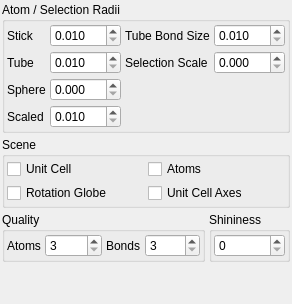
     <widget class="QWidget" name="ViewTab" >
      <attribute name="title" >
       <string>View</string>
      </attribute>
      <layout class="QVBoxLayout" >
       <property name="margin" >
        <number>2</number>
       </property>
       <property name="spacing" >
        <number>4</number>
       </property>
       <item>
        <widget class="QGroupBox" name="SelectionRadiusGroup" >
         <property name="sizePolicy" >
          <sizepolicy>
           <hsizetype>5</hsizetype>
           <vsizetype>1</vsizetype>
           <horstretch>0</horstretch>
           <verstretch>0</verstretch>
          </sizepolicy>
         </property>
         <property name="title" >
          <string>Atom / Selection Radii</string>
         </property>
         <layout class="QVBoxLayout" >
          <property name="margin" >
           <number>2</number>
          </property>
          <property name="spacing" >
           <number>4</number>
          </property>
          <item>
           <layout class="QGridLayout" >
            <property name="margin" >
             <number>0</number>
            </property>
            <property name="spacing" >
             <number>4</number>
            </property>
            <item row="1" column="1" >
             <widget class="QDoubleSpinBox" name="TubeRadiusSpin" >
              <property name="sizePolicy" >
               <sizepolicy>
                <hsizetype>7</hsizetype>
                <vsizetype>0</vsizetype>
                <horstretch>0</horstretch>
                <verstretch>0</verstretch>
               </sizepolicy>
              </property>
              <property name="decimals" >
               <number>3</number>
              </property>
              <property name="maximum" >
               <double>100.000000000000000</double>
              </property>
              <property name="minimum" >
               <double>0.010000000000000</double>
              </property>
              <property name="singleStep" >
               <double>0.005000000000000</double>
              </property>
             </widget>
            </item>
            <item row="2" column="1" >
             <widget class="QDoubleSpinBox" name="SphereRadiusSpin" >
              <property name="sizePolicy" >
               <sizepolicy>
                <hsizetype>7</hsizetype>
                <vsizetype>0</vsizetype>
                <horstretch>0</horstretch>
                <verstretch>0</verstretch>
               </sizepolicy>
              </property>
              <property name="decimals" >
               <number>3</number>
              </property>
              <property name="maximum" >
               <double>100.000000000000000</double>
              </property>
              <property name="minimum" >
               <double>0.000000000000000</double>
              </property>
              <property name="singleStep" >
               <double>0.005000000000000</double>
              </property>
             </widget>
            </item>
            <item row="0" column="0" >
             <widget class="QLabel" name="label_565" >
              <property name="text" >
               <string>Stick</string>
              </property>
             </widget>
            </item>
            <item row="1" column="3" >
             <widget class="QDoubleSpinBox" name="SelectionScaleSpin" >
              <property name="sizePolicy" >
               <sizepolicy>
                <hsizetype>7</hsizetype>
                <vsizetype>0</vsizetype>
                <horstretch>0</horstretch>
                <verstretch>0</verstretch>
               </sizepolicy>
              </property>
              <property name="decimals" >
               <number>3</number>
              </property>
              <property name="maximum" >
               <double>100.000000000000000</double>
              </property>
              <property name="minimum" >
               <double>0.000000000000000</double>
              </property>
              <property name="singleStep" >
               <double>0.005000000000000</double>
              </property>
             </widget>
            </item>
            <item row="0" column="3" >
             <widget class="QDoubleSpinBox" name="TubeBondSizeSpin" >
              <property name="sizePolicy" >
               <sizepolicy>
                <hsizetype>7</hsizetype>
                <vsizetype>0</vsizetype>
                <horstretch>0</horstretch>
                <verstretch>0</verstretch>
               </sizepolicy>
              </property>
              <property name="decimals" >
               <number>3</number>
              </property>
              <property name="maximum" >
               <double>100.000000000000000</double>
              </property>
              <property name="minimum" >
               <double>0.010000000000000</double>
              </property>
              <property name="singleStep" >
               <double>0.050000000000000</double>
              </property>
             </widget>
            </item>
            <item row="0" column="2" >
             <widget class="QLabel" name="label_566" >
              <property name="text" >
               <string>Tube Bond Size</string>
              </property>
             </widget>
            </item>
            <item row="0" column="1" >
             <widget class="QDoubleSpinBox" name="StickRadiusSpin" >
              <property name="sizePolicy" >
               <sizepolicy>
                <hsizetype>7</hsizetype>
                <vsizetype>0</vsizetype>
                <horstretch>0</horstretch>
                <verstretch>0</verstretch>
               </sizepolicy>
              </property>
              <property name="decimals" >
               <number>3</number>
              </property>
              <property name="maximum" >
               <double>100.000000000000000</double>
              </property>
              <property name="minimum" >
               <double>0.010000000000000</double>
              </property>
              <property name="singleStep" >
               <double>0.005000000000000</double>
              </property>
             </widget>
            </item>
            <item row="3" column="1" >
             <widget class="QDoubleSpinBox" name="ScaledRadiusSpin" >
              <property name="sizePolicy" >
               <sizepolicy>
                <hsizetype>7</hsizetype>
                <vsizetype>0</vsizetype>
                <horstretch>0</horstretch>
                <verstretch>0</verstretch>
               </sizepolicy>
              </property>
              <property name="decimals" >
               <number>3</number>
              </property>
              <property name="maximum" >
               <double>100.000000000000000</double>
              </property>
              <property name="minimum" >
               <double>0.010000000000000</double>
              </property>
              <property name="singleStep" >
               <double>0.005000000000000</double>
              </property>
             </widget>
            </item>
            <item row="1" column="0" >
             <widget class="QLabel" name="label_63" >
              <property name="text" >
               <string>Tube</string>
              </property>
             </widget>
            </item>
            <item row="2" column="0" >
             <widget class="QLabel" name="label_62" >
              <property name="text" >
               <string>Sphere</string>
              </property>
             </widget>
            </item>
            <item row="3" column="0" >
             <widget class="QLabel" name="label_7" >
              <property name="text" >
               <string>Scaled</string>
              </property>
             </widget>
            </item>
            <item row="1" column="2" >
             <widget class="QLabel" name="label_11" >
              <property name="text" >
               <string>Selection Scale</string>
              </property>
             </widget>
            </item>
           </layout>
          </item>
         </layout>
        </widget>
       </item>
       <item>
        <widget class="QGroupBox" name="SceneGroup" >
         <property name="sizePolicy" >
          <sizepolicy>
           <hsizetype>5</hsizetype>
           <vsizetype>1</vsizetype>
           <horstretch>0</horstretch>
           <verstretch>0</verstretch>
          </sizepolicy>
         </property>
         <property name="title" >
          <string>Scene</string>
         </property>
         <layout class="QGridLayout" >
          <property name="margin" >
           <number>2</number>
          </property>
          <property name="spacing" >
           <number>4</number>
          </property>
          <item row="0" column="1" >
           <widget class="QCheckBox" name="AtomsVisibleCheck" >
            <property name="text" >
             <string>Atoms</string>
            </property>
           </widget>
          </item>
          <item row="1" column="0" >
           <widget class="QCheckBox" name="GlobeVisibleCheck" >
            <property name="text" >
             <string>Rotation Globe</string>
            </property>
           </widget>
          </item>
          <item row="0" column="0" >
           <widget class="QCheckBox" name="CellVisibleCheck" >
            <property name="text" >
             <string>Unit Cell</string>
            </property>
           </widget>
          </item>
          <item row="1" column="1" >
           <widget class="QCheckBox" name="AxesVisibleCheck" >
            <property name="text" >
             <string>Unit Cell Axes</string>
            </property>
           </widget>
          </item>
         </layout>
        </widget>
       </item>
       <item>
        <layout class="QHBoxLayout" >
         <property name="margin" >
          <number>0</number>
         </property>
         <property name="spacing" >
          <number>4</number>
         </property>
         <item>
          <widget class="QGroupBox" name="QualityGroup" >
           <property name="title" >
            <string>Quality</string>
           </property>
           <layout class="QHBoxLayout" >
            <property name="margin" >
             <number>2</number>
            </property>
            <property name="spacing" >
             <number>4</number>
            </property>
            <item>
             <layout class="QHBoxLayout" >
              <property name="margin" >
               <number>0</number>
              </property>
              <property name="spacing" >
               <number>4</number>
              </property>
              <item>
               <widget class="QLabel" name="label" >
                <property name="sizePolicy" >
                 <sizepolicy>
                  <hsizetype>1</hsizetype>
                  <vsizetype>5</vsizetype>
                  <horstretch>0</horstretch>
                  <verstretch>0</verstretch>
                 </sizepolicy>
                </property>
                <property name="text" >
                 <string>Atoms</string>
                </property>
               </widget>
              </item>
              <item>
               <widget class="QSpinBox" name="AtomQualitySpin" >
                <property name="sizePolicy" >
                 <sizepolicy>
                  <hsizetype>7</hsizetype>
                  <vsizetype>0</vsizetype>
                  <horstretch>0</horstretch>
                  <verstretch>0</verstretch>
                 </sizepolicy>
                </property>
                <property name="minimum" >
                 <number>3</number>
                </property>
               </widget>
              </item>
             </layout>
            </item>
            <item>
             <layout class="QHBoxLayout" >
              <property name="margin" >
               <number>0</number>
              </property>
              <property name="spacing" >
               <number>4</number>
              </property>
              <item>
               <widget class="QLabel" name="label_61" >
                <property name="sizePolicy" >
                 <sizepolicy>
                  <hsizetype>1</hsizetype>
                  <vsizetype>5</vsizetype>
                  <horstretch>0</horstretch>
                  <verstretch>0</verstretch>
                 </sizepolicy>
                </property>
                <property name="text" >
                 <string>Bonds</string>
                </property>
               </widget>
              </item>
              <item>
               <widget class="QSpinBox" name="BondQualitySpin" >
                <property name="sizePolicy" >
                 <sizepolicy>
                  <hsizetype>7</hsizetype>
                  <vsizetype>0</vsizetype>
                  <horstretch>0</horstretch>
                  <verstretch>0</verstretch>
                 </sizepolicy>
                </property>
                <property name="minimum" >
                 <number>3</number>
                </property>
               </widget>
              </item>
             </layout>
            </item>
           </layout>
          </widget>
         </item>
         <item>
          <widget class="QGroupBox" name="ShininessGroup" >
           <property name="sizePolicy" >
            <sizepolicy>
             <hsizetype>1</hsizetype>
             <vsizetype>5</vsizetype>
             <horstretch>0</horstretch>
             <verstretch>0</verstretch>
            </sizepolicy>
           </property>
           <property name="title" >
            <string>Shininess</string>
           </property>
           <layout class="QHBoxLayout" >
            <property name="margin" >
             <number>2</number>
            </property>
            <property name="spacing" >
             <number>4</number>
            </property>
            <item>
             <widget class="QSpinBox" name="ShininessSpin" >
              <property name="maximum" >
               <number>127</number>
              </property>
             </widget>
            </item>
           </layout>
          </widget>
         </item>
        </layout>
       </item>
       <item>
        <spacer>
         <property name="orientation" >
          <enum>Qt::Vertical</enum>
         </property>
         <property name="sizeHint" >
          <size>
           <width>20</width>
           <height>40</height>
          </size>
         </property>
        </spacer>
       </item>
      </layout>
     </widget>
